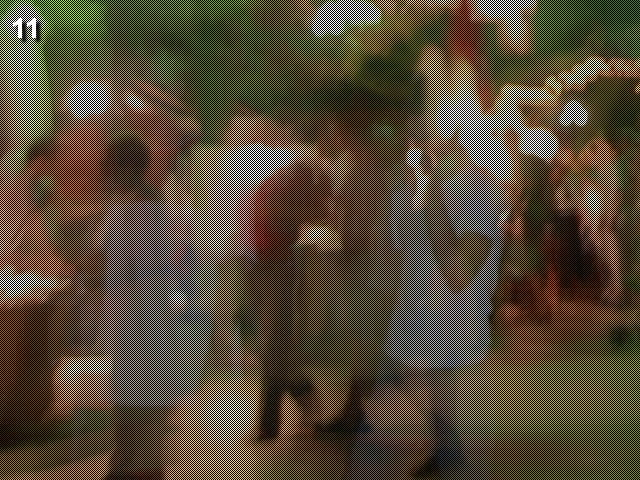
#> input picture resource_1-20/cave.jpg, 640 x 480 px, found by its file name
$ python 11_tmp.py   (Python 2 division)
#> lines starting #> are read from the running program, lines starting #| are printed output that depends on the picture

from PIL import Image, ImageDraw

im = Image.open('cave.jpg')
#> im is the input picture: PIL image 640x480 RGB; mean R, G, B 85.8, 73.7, 57.3
rgb_im = im.convert('RGB')
r, g, b = rgb_im.getpixel((1, 1))
#> r = 0; g = 20; b = 0

#print(r, g, b)
#(65, 100, 137)
result_img = Image.new('RGB', (im.size[0], im.size[1]),(255,255,255))
#> result_img: PIL image 640x480 RGB; every value is 255
draw  =  ImageDraw.Draw(result_img)
print im.size
#| (640, 480)
starter = 0;
for x in range(0,im.size[0]):
    if (x%2)==1:
        starter = 0
    else:
        starter = 1

        pass
    for y in range(starter,im.size[1],2):
        print str(x)+"/"+str(y)+str(rgb_im.getpixel((x,y)))
        draw.point((x,y),rgb_im.getpixel((x,y)))
        pass
#> this loop made 640 passes
#> (printed output is left out)

result_img.save("result_img.png")
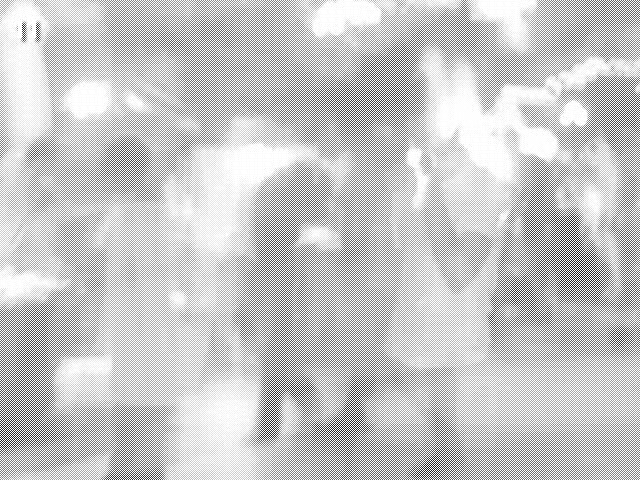
#> saved as result_img.png: PIL image 640x480 RGB; mean R, G, B 205.5, 199.2, 184.6
result_img.show()


$ run again, with resource_1-20/balloons.jpg copied over resource_1-20/cave.jpg
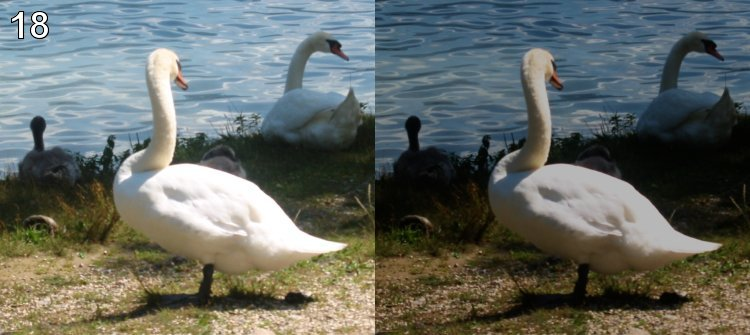
#> input picture resource_1-20/balloons.jpg, 750 x 335 px, found by its file name
#> im is the input picture: PIL image 750x335 RGB; mean R, G, B 100.5, 105.4, 99.9
#> r = 104; g = 128; b = 140
#> result_img: PIL image 750x335 RGB; every value is 255
#| (750, 335)
#> the loop `for x in range(0,im.size[0]):` made 750 passes
#> (printed output is left out)
#> `result_img.save("result_img.png")`:
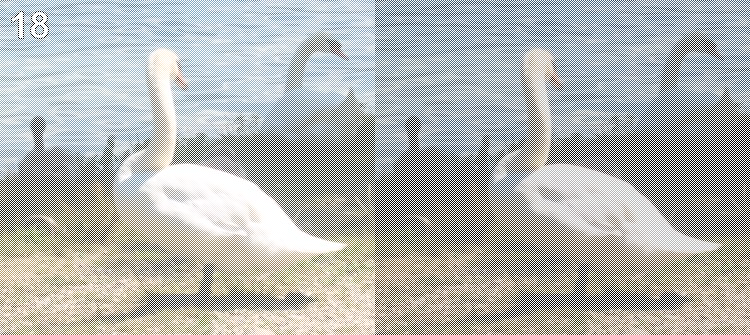
#> saved as result_img.png: PIL image 750x335 RGB; mean R, G, B 177.7, 180.2, 177.5
